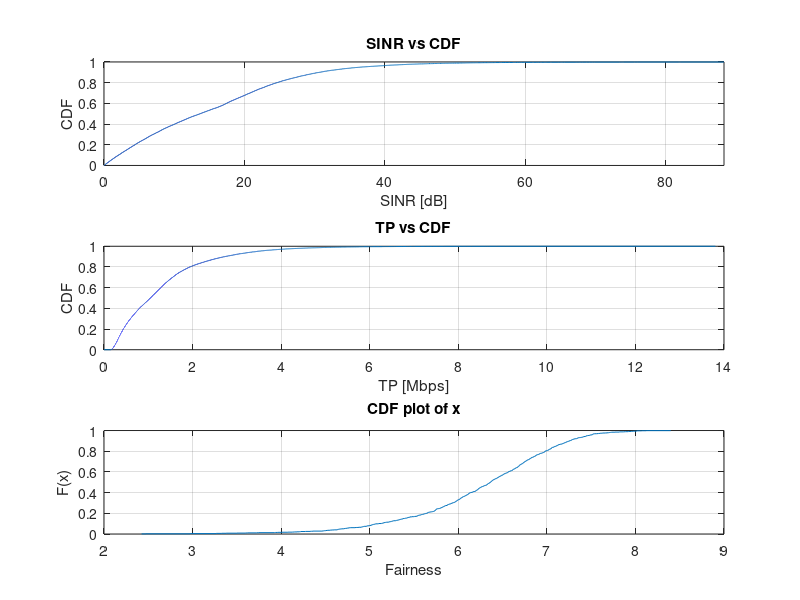

The MATLAB source for this figure:
clear all, 
close all,
clc

%% Monte Carlo code - starting point of the thesis
%Here, you can change the number of iterations, cells and users,
% size of the simulation area can also be changed 
numOfIterations = 1000;
numOfCells = 2;
numOfUsers = 30;0
meter = 200; % meter

%% Open Square ABG model is used for path loss calculations
% Formula ==> PL(f,d)[dB] = 10 * a * log10(d) + B + 10 * y* log10(f) + SF

a = 4.14;
B = 3.66;
y = 2.43;
SF = 7;  % shadow fading
f = 0.8; % GHz
%% System Parameters

txPower = 30; %dBm
txAntennaGain = 3; %dBi
cableLoss = 0; %dB
EIRP = txPower + txAntennaGain - cableLoss;

BoltzmanConstant = 1.3806503*10^(-23);
NoisedBm = 10*log10(BoltzmanConstant*290*180000*50/0.001);

RxAntennaGain = 0; %dBi
PenetrationLoss = 0; % not considered here since users are in open square

APL = EIRP + RxAntennaGain - PenetrationLoss;

% 10 MHz bandwidth, it has 50 PRB
% 2x2 MIMO configuration
% TP = Nprb * BWprb * BWeff * log2(1 +SINR / SINReff)
BWeff = 0.42;
SINReff = 1.1;
Nprb = 50;
BWprb = 180000;

% criteria for the communication
Gmax = 90;
RSSmin = -100;
SINRmin = -10;
Smax = 7.67;

%% Random locations
% this section can be done in another M file
% Rectangular is chosen; e.g. width = 150m, height = 150m
% cell locations are chosen for only one time
% C =[C1x, C1y; C2x, C2y]
% U is the matrix for the locations of the users. User 
% locations are randomly chosen for each iteration
% U =[U1x, U1y; U2x, U2y; U3x, U3y]

% distance between Users and Cells
distance = [zeros(numOfCells,numOfUsers)];

% cell random locations 
C = randi([0 meter],numOfCells,2);

% All the SINR and TP results will be in these vectors at the end of
% simulations
SINR_All = zeros(numOfIterations,numOfUsers);  
TP_All = zeros(numOfIterations,numOfUsers);
Fairness = zeros(1,numOfIterations);

%% Monte Carlo Starts
for counter = 1:numOfIterations

    % here the user locations are created
    U = randi([0 meter],numOfUsers,2);
   
   for i = 1:numOfCells
      for k = 1:numOfUsers
          temp = C(i,:) - U(k,:);
          % distance between users and cells
          distance(i,k) = sqrt(sum((temp.^2)));   
      end 
   end
    
% Path Loss matrix ~ G(distance) 
G = zeros(size(distance));
G = 10 * a * log10(distance) + B + 10 * y* log10(f) + SF;

% Received Powers from the cells
RSSs = APL - G ;    % Received Signal Strengths (RSS) in dB
RSSmax = max(RSSs); % max RSS in dB

% Which cell serves which users
[x y] = size(RSSs);
servingCells= zeros(x,y); % this matrix can be called map between users and cells

for i = 1:y
    for k = 1:x
        if RSSmax(i) == RSSs(k,i)
            servingCells(k,i) = 1;
        else
            servingCells(k,i) = 0;
        end
    end
end

% if the max RSS of a user is lower than threshold, no communication
for i=1 : length(RSSmax)   
    if RSSmax(i) < RSSmin % dB
       RSSmax(i) = 0; 
    end    
end

% here is for calculations, no special meaning
G = reshape(G,[1, numOfUsers*numOfCells]);
temp_Cell = reshape(servingCells,[1,numOfUsers*numOfCells]);
 


% if the path loss is higher than threshold, neglect the channel
% In order to do this, we need to understand which cell has the best power
% for a user and then we need to see the path loss for this channel
for i = 1:numOfUsers * numOfCells
    if temp_Cell(i) == 1 && G(i) > Gmax
        temp_Cell(i) = 0;   % if path loss is higher than threshold, remove 
                            % the channel. It means there is no serving
                            % cell for the user
    end
end
% here is for calculations, no special meaning
G = reshape(G,[numOfCells, numOfUsers]);
servingCells = reshape(temp_Cell,[numOfCells,numOfUsers]);

% so, servingCells is changed (after considering the RSS and path loss
% rules, cell-user map changed. If conditions are not met, relations are
% removed


% converting to linear scale
RSSs_Linear = 10 .^(RSSs / 10);
RSSmax_Linear =  10.^(RSSmax/10);

% received interference in linear scale
Interference = sum(RSSs_Linear) - RSSmax_Linear;           
Noise = 10 ^ (NoisedBm/10);

temp_Cell = sum(servingCells);

%% SINR calculations
SINRdB = zeros(1,numOfUsers);
[row column] = size(servingCells);

% by using the changed servingCells, we can calculate the SINR
for i= 1:column
    
    if temp_Cell(i) == 1  % is there any cell serving the user
        SINR = RSSmax_Linear(i) / (Interference(i) + Noise);
        SINRdB(i) = 10 * log10(SINR);
        
        if SINRdB(i) < SINRmin   % If SINR is less than -10 dB,
                             % there is no communication
            SINRdB(i) = 0;
        end
    else
        SINRdB(i) = 0;
    end   
    %SINRdB(i)
end



% A cell may serve more than one user. Calculating how many users are
% served by one cell, then we can decide the scheduling
% Therefore, transpose of the servingcells is a need
layoutTrans = servingCells';
howManyUsers = sum(layoutTrans); % this vector gives us the number of users for each cell

temp = howManyUsers';       % transpose 
roundRobin = zeros(x,y);    % this matrix gives us the shares between users

for i = 1:y
    roundRobin(:,i) = servingCells(:,i) ./ temp;
end

roundRobin = roundRobin * Nprb; % how many PRB for each user
         

SINR_All(counter,:) = SINRdB;

[x y] = size(SINRdB);
     

%% Throughput calculations

for i=1:y
    A(i) = BWeff * log2(1 +(10 ^(SINRdB(i)/10)) / SINReff);
    
    if A(i) > Smax
        A(i) = Smax;
    end
    
end
TP = max(roundRobin * BWprb .* A);
TP_All(counter,:) = TP / (10^6);  % All user throughputs for the iterations


%% Jain's index
Fairness(counter) =  sum(TP)^2 / 3 / sum(TP.^2);



end
 
%% SINR-CDF plot
subplot(3,1,1)
 
SINR_vector = reshape(SINR_All,[1,numOfUsers*numOfIterations]);
maxSINR = max(SINR_vector);
cdfplot(SINR_vector);
xlabel('SINR [dB]')
ylabel('CDF')
axis([0 maxSINR 0 1])
title('SINR vs CDF')

%% Throughput-CDF plot
subplot(3,1,2)

TP_vector = reshape(TP_All,[1,numOfUsers*numOfIterations]);
maxTP = max(TP_vector);
cdfplot(TP_vector);
xlabel('TP [Mbps]')
ylabel('CDF')
% axis([0 maxTP 0 1]);
title('TP vs CDF');

%% Jain's index
subplot(3,1,3)

cdfplot(Fairness)
xlabel('Fairness')
